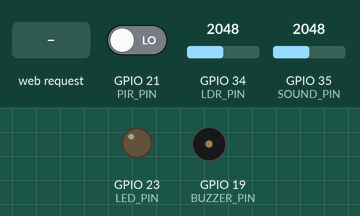
This sketch was run on a simulated ESP32. Shown: output pins drawn as LEDs (lit = HIGH), buzzer (waves = sounding, pin HIGH). The test bench sets the inputs (shaded band); at power-on: GPIO 21 (PIR_PIN) LOW, GPIO 34 (LDR_PIN) = 2048, GPIO 35 (SOUND_PIN) = 2048. WiFi joins after 1.5 s; servers stay silent unless stated; uploads are accepted with an empty reply; what the sketch prints to the serial monitor is not drawn.

Above: at 3.2 s.
3.3 s: HTTP request GET /led/on received
At 3.7 s:
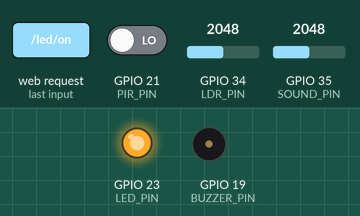
7.8 s: HTTP request GET /led/off received
At 9.1 s:
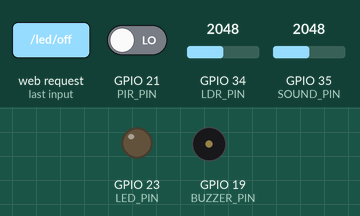
Timing chart, 0 to 10.8 s (numbered marks = the images above; inputs shaded):
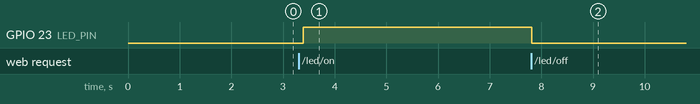

The sketch:

SmartStudyFocusTracker.ino
```cpp
#include <WiFi.h>
#include <HTTPClient.h>
#include <WiFiClientSecure.h>
#include <WebServer.h>

// --- ตั้งค่า Network & Cloud ---
const char* ssid = "sunflowaii";
const char* pass = "11111111";
String cloud_url = "https://script.google.com/macros/s/AKfycbyFDJX6ZpiBskzEEQxDMdVtnftjh0If6CX46gm1EsLNcqYaNKNpGN237XW7X3qmct7ILQ/exec";

// --- Hardware Pins ---
#define LDR_PIN    34
#define PIR_PIN    21
#define SOUND_PIN  35
#define LED_PIN    23
#define BUZZER_PIN 19

// --- ตัวแปร Global ---
volatile float g_light       = 0;
volatile int   g_motion      = 0;
volatile int   g_sound       = 0;
volatile bool  cloud_cmd     = false;
volatile bool  manual_led    = false;
volatile int   g_focusScore  = 100;
String         g_ipAddress   = "";
String         g_ledMode     = "AUTO";

WebServer server(80);

// ===================================================
// คำนวณคะแนนสด
// ===================================================
int calculateLocalScore() {
  int score = 100;
  if (analogRead(LDR_PIN)   > 3500) score -= 30;
  if (digitalRead(PIR_PIN) == HIGH) score -= 30;
  if (analogRead(SOUND_PIN)  > 300) score -= 30;
  return max(score, 0);
}

// ===================================================
// Serial Monitor
// ===================================================
unsigned long lastPrintTime = 0;

void printSerialStatus() {
  if (millis() - lastPrintTime < 7000) return;
  lastPrintTime = millis();

  int score   = calculateLocalScore();
  float ldr   = analogRead(LDR_PIN);
  int   pir   = digitalRead(PIR_PIN);
  int   sound = analogRead(SOUND_PIN);

  String lightStat  = (ldr   > 3500) ? "Dark"     : "Bright";
  String motionStat = (pir  == HIGH)  ? "Detected" : "NoMotion";
  String soundStat  = (sound > 300)   ? "Noise"    : "Quiet";
  String scoreBar   = "";
  int bars = score / 10;
  for (int i = 0; i < 10; i++) scoreBar += (i < bars) ? "█" : "░";

  Serial.println("╔══════════════════════════════════════╗");
  Serial.println("║       🧠 Study Focus Monitor          ║");
  Serial.println("╠══════════════════════════════════════╣");
  Serial.printf( "║  📡 IP Address : %-20s║\n", g_ipAddress.c_str());
  Serial.printf( "║  🌐 Web URL    : http://%-16s║\n", g_ipAddress.c_str());
  Serial.println("╠══════════════════════════════════════╣");
  Serial.printf( "║  🎯 Focus Score: %3d/100  [%s]  ║\n", score, scoreBar.c_str());
  Serial.println("╠══════════════════════════════════════╣");
  Serial.printf( "║  💡 แสง (LDR)  : %4.0f  → %-12s║\n", ldr, lightStat.c_str());
  Serial.printf( "║  🚶 Motion(PIR): %4d  → %-12s║\n", pir, motionStat.c_str());
  Serial.printf( "║  🔊 เสียง(SND) : %4d  → %-12s║\n", sound, soundStat.c_str());
  Serial.println("╠══════════════════════════════════════╣");
  Serial.printf( "║  💡 LED Mode   : %-20s║\n", g_ledMode.c_str());
  Serial.printf( "║  ☁️  Cloud Cmd  : %-20s║\n", cloud_cmd ? "ALARM ON 🚨" : "Standby ✅");
  Serial.printf( "║  📊 Status     : %-20s║\n", score >= 70 ? "กำลังโฟกัส ✅" : "ไม่โฟกัส ⚠️");
  Serial.println("╚══════════════════════════════════════╝");
  Serial.println();
}

// ===================================================
// buildHTML()
// ===================================================
String buildHTML() {
  String html = R"rawhtml(
<!DOCTYPE html>
<html lang="th">
<head>
  <meta charset="UTF-8">
  <meta name="viewport" content="width=device-width, initial-scale=1.0">
  <title>Study Focus Tracker</title>
  <style>
    @import url('https://fonts.googleapis.com/css2?family=Kanit:wght@300;400;600;700&display=swap');
    * { margin:0; padding:0; box-sizing:border-box; }
    body { font-family:'Kanit',sans-serif; background:#0f172a; color:#e2e8f0; min-height:100vh; padding:20px; }
    .header { text-align:center; padding:16px 0 8px; }
    .header h1 { font-size:1.5rem; font-weight:700; background:linear-gradient(135deg,#38bdf8,#818cf8); -webkit-background-clip:text; -webkit-text-fill-color:transparent; }
    .header p  { color:#64748b; font-size:0.78rem; margin-top:4px; }
    .ip-badge  { background:#1e293b; border:1px solid #334155; border-radius:8px; padding:8px 16px; text-align:center; margin:10px 0; font-size:0.82rem; color:#38bdf8; }
    .score-card { background:#1e293b; border:1px solid #334155; border-radius:16px; padding:20px; text-align:center; margin:12px 0; }
    .score-label  { font-size:0.72rem; color:#64748b; letter-spacing:2px; text-transform:uppercase; }
    .score-number { font-size:4rem; font-weight:700; margin:6px 0; transition:color 0.3s; }
    .score-bar-wrap { background:#0f172a; border-radius:10px; height:10px; margin:8px 0; overflow:hidden; }
    .score-bar { height:100%; border-radius:10px; transition:width 0.5s, background 0.3s; }
    .score-status { font-size:0.9rem; font-weight:500; }
    .alarm-box { background:linear-gradient(135deg,#dc2626,#991b1b); border-radius:10px; padding:12px; text-align:center; font-weight:600; font-size:0.9rem; animation:pulse 1s infinite; margin:10px 0; display:none; }
    @keyframes pulse { 0%,100%{opacity:1} 50%{opacity:0.6} }
    .sensors-grid { display:grid; grid-template-columns:1fr 1fr; gap:10px; margin:12px 0; }
    .sensor-card { background:#1e293b; border-radius:12px; padding:12px 14px; border:1px solid #334155; }
    .full { grid-column:1/-1; }
    .s-label { font-size:0.68rem; color:#64748b; text-transform:uppercase; letter-spacing:1px; margin-bottom:4px; }
    .s-val   { font-size:0.95rem; font-weight:600; }
    .s-raw   { font-size:0.65rem; color:#475569; margin-top:2px; font-family:monospace; }
    .btn-row { display:grid; grid-template-columns:1fr 1fr; gap:10px; margin-top:14px; }
    .btn { padding:14px; border-radius:12px; font-family:'Kanit',sans-serif; font-size:0.9rem; font-weight:600; cursor:pointer; border:none; text-align:center; transition:transform 0.15s, opacity 0.15s; }
    .btn:active { transform:scale(0.95); }
    .btn-on  { background:linear-gradient(135deg,#16a34a,#15803d); color:white; }
    .btn-off { background:#0f172a; color:#64748b; border:1px solid #334155; }
    .led-indicator { display:flex; align-items:center; gap:10px; background:#0f172a; border-radius:10px; padding:12px 16px; margin:10px 0; }
    .led-dot { width:16px; height:16px; border-radius:50%; flex-shrink:0; }
    .led-dot.on  { background:#4ade80; box-shadow:0 0 12px #4ade80; animation:glow 1.5s infinite; }
    .led-dot.off { background:#1e293b; border:2px solid #334155; }
    @keyframes glow { 0%,100%{box-shadow:0 0 8px #4ade80} 50%{box-shadow:0 0 20px #4ade80, 0 0 35px rgba(74,222,128,0.3)} }
    .led-text { font-size:0.9rem; font-weight:600; }
    .footer { text-align:center; color:#334155; font-size:0.7rem; margin-top:16px; }
  </style>
</head>
<body>
  <div class="header">
    <h1>🧠 Study Focus Tracker</h1>
    <p>ESP32 Edge Intelligence System</p>
  </div>

  <div class="ip-badge" id="ipBox">📡 กำลังโหลด...</div>
  <div class="alarm-box" id="alarmBox">🚨 สมาธิต่ำ! LED กำลังกะพริบ — ปรับสภาพแวดล้อม!</div>

  <div class="score-card">
    <div class="score-label">Focus Score</div>
    <div class="score-number" id="sc">--</div>
    <div class="score-bar-wrap">
      <div class="score-bar" id="scBar" style="width:100%;background:#4ade80"></div>
    </div>
    <div class="score-status" id="scStatus">รอข้อมูล...</div>
  </div>

  <div class="led-indicator">
    <div class="led-dot off" id="ledDot"></div>
    <div class="led-text"  id="ledText">LED: กำลังโหลด...</div>
  </div>

  <div class="sensors-grid">
    <div class="sensor-card">
      <div class="s-label">💡 แสง (LDR)</div>
      <div class="s-val" id="li">...</div>
      <div class="s-raw" id="liRaw">raw: --</div>
    </div>
    <div class="sensor-card">
      <div class="s-label">🔊 เสียง</div>
      <div class="s-val" id="so">...</div>
      <div class="s-raw" id="soRaw">raw: --</div>
    </div>
    <div class="sensor-card full">
      <div class="s-label">🚶 การเคลื่อนไหว (PIR)</div>
      <div class="s-val" id="mo">...</div>
    </div>
  </div>

  <div class="btn-row">
    <button class="btn btn-on"  onclick="ctrlLED('on')">✅ เปิด LED</button>
    <button class="btn btn-off" onclick="ctrlLED('off')">❌ ปิด LED</button>
  </div>

  <div class="footer" id="lastUpdate">อัปเดตอัตโนมัติทุก 1 วินาที</div>

<script>
  function ctrlLED(cmd) {
    fetch('/led/' + cmd).catch(() => {});
  }

  function update() {
    fetch('/api/data').then(r => r.json()).then(d => {
      const sc = d.score;
      document.getElementById('sc').innerText = sc;
      const c = sc >= 70 ? '#4ade80' : '#f87171';
      document.getElementById('sc').style.color = c;
      document.getElementById('scBar').style.width = sc + '%';
      document.getElementById('scBar').style.background = c;
      document.getElementById('scStatus').innerText = sc >= 70 ? '✅ กำลังโฟกัส' : '⚠️ ไม่โฟกัส';
      document.getElementById('scStatus').style.color = c;
      document.getElementById('alarmBox').style.display = sc < 70 ? 'block' : 'none';
      document.getElementById('li').innerText   = d.light === 'Bright' ? 'สว่าง ☀️' : 'มืด 🌑';
      document.getElementById('li').style.color = d.light === 'Bright' ? '#4ade80' : '#f87171';
      document.getElementById('liRaw').innerText = 'raw: ' + d.ldr_raw;
      document.getElementById('so').innerText   = d.sound === 'Noise' ? 'มีเสียง 🔊' : 'เงียบ 🤫';
      document.getElementById('so').style.color = d.sound === 'Noise' ? '#fbbf24' : '#4ade80';
      document.getElementById('soRaw').innerText = 'raw: ' + d.sound_raw;
      document.getElementById('mo').innerText   = d.motion === 'Detected' ? 'ตรวจพบการเคลื่อนไหว 🚶' : 'นิ่งสงบ 🧘';
      document.getElementById('mo').style.color = d.motion === 'Detected' ? '#fbbf24' : '#4ade80';
      const ledOn = d.led_on;
      const dot = document.getElementById('ledDot');
      dot.className = 'led-dot ' + (ledOn ? 'on' : 'off');
      document.getElementById('ledText').innerText = ledOn
        ? '💡 LED: เปิดอยู่  (Mode: ' + d.led_mode + ')'
        : '⚫ LED: ปิดอยู่  (Mode: ' + d.led_mode + ')';
      document.getElementById('ledText').style.color = ledOn ? '#4ade80' : '#64748b';
      document.getElementById('ipBox').innerText = '📡 http://' + d.ip;
      const now = new Date();
      document.getElementById('lastUpdate').innerText = 'อัปเดตล่าสุด: ' + now.toLocaleTimeString('th-TH');
    }).catch(() => {});
  }

  setInterval(update, 1000);
  update();
</script>
</body>
</html>
)rawhtml";
  return html;
}

// ===================================================
// Core 0: ส่งข้อมูลหา Cloud
// ===================================================
void cloudTask(void * pvParameters) {
  for(;;) {
    if (WiFi.status() == WL_CONNECTED) {
      String lightStat  = (analogRead(LDR_PIN)   > 3500) ? "Dark"     : "Bright";
      String motionStat = (digitalRead(PIR_PIN) ==    1)  ? "Detected" : "NoMotion";
      String soundStat  = (analogRead(SOUND_PIN)  > 300)  ? "Noise"    : "Quiet";

      String json = "{\"device\":\"ESP32_01\","
                    "\"light_status\":\"" + lightStat  + "\","
                    "\"motion\":\""       + motionStat + "\","
                    "\"sound_status\":\"" + soundStat  + "\"}";

      Serial.println("[Cloud] 📤 กำลังส่ง: " + json);

      WiFiClientSecure client;
      client.setInsecure();
      HTTPClient http;
      http.setTimeout(20000);
      http.begin(client, cloud_url);
      http.addHeader("Content-Type", "application/json");
      http.addHeader("Accept", "application/json");

      int httpCode = http.POST(json);
      Serial.printf("[Cloud] HTTP Code: %d\n", httpCode);

      if (httpCode == 302 || httpCode == 301) {
        String newUrl = http.getLocation();
        Serial.println("[Cloud] 🔀 Redirect → " + newUrl);
        http.end();
        http.begin(client, newUrl);
        http.addHeader("Accept", "application/json");
        httpCode = http.GET();
        Serial.printf("[Cloud] HTTP Code (after redirect): %d\n", httpCode);
      }

      if (httpCode == 200) {
        String reply = http.getString();
        Serial.println("[Cloud] ✅ ตอบกลับ: " + reply);
        cloud_cmd = (reply.indexOf("\"command\":\"Alarm_on\"") > 0);
        int scoreIdx = reply.indexOf("\"score\":");
        if (scoreIdx > 0) g_focusScore = reply.substring(scoreIdx + 8).toInt();
        Serial.println("[Cloud] 🔔 Command: " + String(cloud_cmd ? "ALARM ON 🚨" : "Standby ✅"));
      } else {
        Serial.printf("[Cloud] ❌ Error: %d\n", httpCode);
      }
      http.end();
    } else {
      Serial.println("[Cloud] ⚠️  WiFi หลุด!");
    }
    vTaskDelay(15000 / portTICK_PERIOD_MS);
  }
}

// ===================================================
// Setup
// ===================================================
void setup() {
  Serial.begin(115200);
  delay(500);

  Serial.println("╔══════════════════════════════════════╗");
  Serial.println("║     🧠 Study Focus Tracker ESP32      ║");
  Serial.println("║          CS423 Bangkok University     ║");
  Serial.println("╚══════════════════════════════════════╝");

  pinMode(PIR_PIN,    INPUT);
  pinMode(LED_PIN,    OUTPUT);
  pinMode(BUZZER_PIN, OUTPUT);

  Serial.print("📶 กำลังเชื่อม WiFi: ");
  Serial.println(ssid);
  WiFi.begin(ssid, pass);
  int dots = 0;
  while (WiFi.status() != WL_CONNECTED) {
    delay(500); Serial.print(".");
    if (++dots % 20 == 0) Serial.println();
  }

  g_ipAddress = WiFi.localIP().toString();
  Serial.println();
  Serial.println("╔══════════════════════════════════════╗");
  Serial.println("║  ✅ WiFi เชื่อมสำเร็จ!               ║");
  Serial.printf( "║  📡 IP Address : %-20s║\n", g_ipAddress.c_str());
  Serial.printf( "║  🌐 เปิดมือถือ : http://%-16s║\n", g_ipAddress.c_str());
  Serial.println("╚══════════════════════════════════════╝");

  server.on("/", []() {
    server.send(200, "text/html; charset=utf-8", buildHTML());
  });

  server.on("/api/data", []() {
    int   score    = calculateLocalScore();
    float ldrRaw   = analogRead(LDR_PIN);
    int   pirVal   = digitalRead(PIR_PIN);
    int   soundRaw = analogRead(SOUND_PIN);
    String lightStat  = (ldrRaw   > 3500) ? "Dark"     : "Bright";
    String motionStat = (pirVal  == HIGH)  ? "Detected" : "NoMotion";
    String soundStat  = (soundRaw > 300)   ? "Noise"    : "Quiet";
    bool ledIsOn = false;
    if      (g_ledMode == "ON")    ledIsOn = true;
    else if (g_ledMode == "OFF")   ledIsOn = false;
    else if (g_ledMode == "ALARM") ledIsOn = true;
    else                           ledIsOn = manual_led;
    String json = "{";
    json += "\"ip\":\""       + g_ipAddress         + "\",";
    json += "\"light\":\""    + lightStat            + "\",";
    json += "\"motion\":\""   + motionStat           + "\",";
    json += "\"sound\":\""    + soundStat            + "\",";
    json += "\"ldr_raw\":"    + String((int)ldrRaw)  + ",";
    json += "\"sound_raw\":"  + String(soundRaw)     + ",";
    json += "\"score\":"      + String(score)        + ",";
    json += "\"led_on\":"     + String(ledIsOn ? "true" : "false") + ",";
    json += "\"led_mode\":\"" + g_ledMode            + "\"";
    json += "}";
    server.send(200, "application/json", json);
  });

  server.on("/led/on", []() {
    manual_led = true;
    g_ledMode  = "ON";
    Serial.println("[Web] 💡 Manual LED ON");
    server.sendHeader("Location", "/");
    server.send(302);
  });

  server.on("/led/off", []() {
    manual_led = false;
    g_ledMode  = "OFF";
    Serial.println("[Web] ⚫ Manual LED OFF");
    server.sendHeader("Location", "/");
    server.send(302);
  });

  server.begin();
  Serial.println("🌐 Web Server เริ่มทำงานแล้ว");

  xTaskCreatePinnedToCore(cloudTask, "CloudTask", 10000, NULL, 1, NULL, 0);
}

// ===================================================
// Loop (Core 1)
// ===================================================
void loop() {
  server.handleClient();

  g_light  = analogRead(LDR_PIN);
  g_motion = digitalRead(PIR_PIN);
  g_sound  = analogRead(SOUND_PIN);

  // อัปเดต LED Mode
  if      (manual_led && g_ledMode != "OFF") g_ledMode = "ON";
  else if (!manual_led && g_ledMode == "ON") g_ledMode = "AUTO";
  if (g_ledMode != "ON" && g_ledMode != "OFF") g_ledMode = "AUTO";

  printSerialStatus();

  // ===== คุม LED + Buzzer =====
  if (cloud_cmd) {
    // 🚨 ALARM — เสียง Siren ขึ้นลง + LED กระพริบตาม
    g_ledMode = "ALARM";
    for (int freq = 500; freq <= 1500; freq += 50) {
      tone(BUZZER_PIN, freq);
      digitalWrite(LED_PIN, HIGH);
      delay(20);
    }
    for (int freq = 1500; freq >= 500; freq -= 50) {
      tone(BUZZER_PIN, freq);
      digitalWrite(LED_PIN, LOW);
      delay(20);
    }
    noTone(BUZZER_PIN);
  }
  else if (g_ledMode == "ON" || manual_led) {
    // 💡 Manual ON
    digitalWrite(LED_PIN,    HIGH);
    digitalWrite(BUZZER_PIN, LOW);
    delay(100);
  }
  else {
    // ⚫ ปิด
    digitalWrite(LED_PIN,    LOW);
    digitalWrite(BUZZER_PIN, LOW);
    delay(100);
  }
}
```

Measured:
- after the input at 3.3 s, GPIO 23 (LED_PIN): LOW → HIGH after 0.09 s
- after the input at 7.8 s, GPIO 23 (LED_PIN): HIGH → LOW at once
